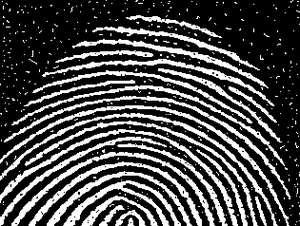
#> input picture 7_Img_Processing_Techniques/sample_fingerprint.png, 300 x 226 px, found by its file name
$ python '4_op&cl_img.py'
#> lines starting #> are read from the running program, lines starting #| are printed output that depends on the picture
import cv2
import numpy as np

# Load a binary image
image = cv2.imread('7_Img_Processing_Techniques/sample_fingerprint.png', cv2.IMREAD_GRAYSCALE)
#> image is the input picture: shape (226, 300); min 0, max 255, mean 73.4

# Define a kernel
kernel = np.ones((5, 5), np.uint8)

# Apply opening (erosion followed by dilation)
opened_image = cv2.morphologyEx(image, cv2.MORPH_OPEN, kernel)
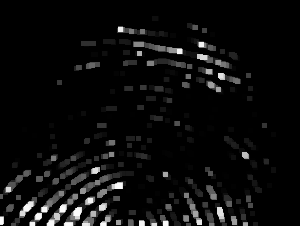
#> opened_image: shape (226, 300); min 0, max 253, mean 11.9

# Apply closing (dilation followed by erosion)
closed_image = cv2.morphologyEx(image, cv2.MORPH_CLOSE, kernel)
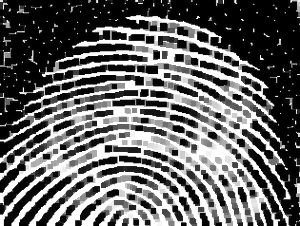
#> closed_image: shape (226, 300); min 0, max 255, mean 102.5

# Display the images
cv2.imshow('Opened Image', opened_image)
cv2.imshow('Closed Image', closed_image)
cv2.waitKey(0)
cv2.destroyAllWindows()
